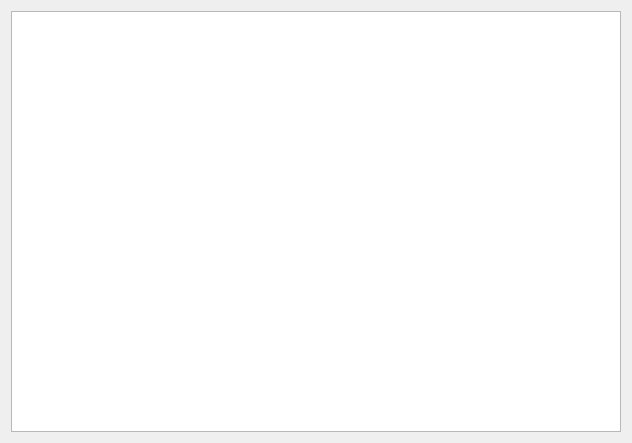
<?xml version="1.0" encoding="UTF-8"?>
<ui version="4.0">
 <class>RenderDialogTooClass</class>
 <widget class="QDialog" name="RenderDialogTooClass">
  <property name="geometry">
   <rect>
    <x>0</x>
    <y>0</y>
    <width>632</width>
    <height>443</height>
   </rect>
  </property>
  <property name="windowTitle">
   <string>RenderDialogToo</string>
  </property>
  <layout class="QVBoxLayout" name="verticalLayout">
   <item>
    <widget class="QTextBrowser" name="textBrowser"/>
   </item>
  </layout>
 </widget>
 <layoutdefault spacing="6" margin="11"/>
 <resources/>
 <connections/>
</ui>
